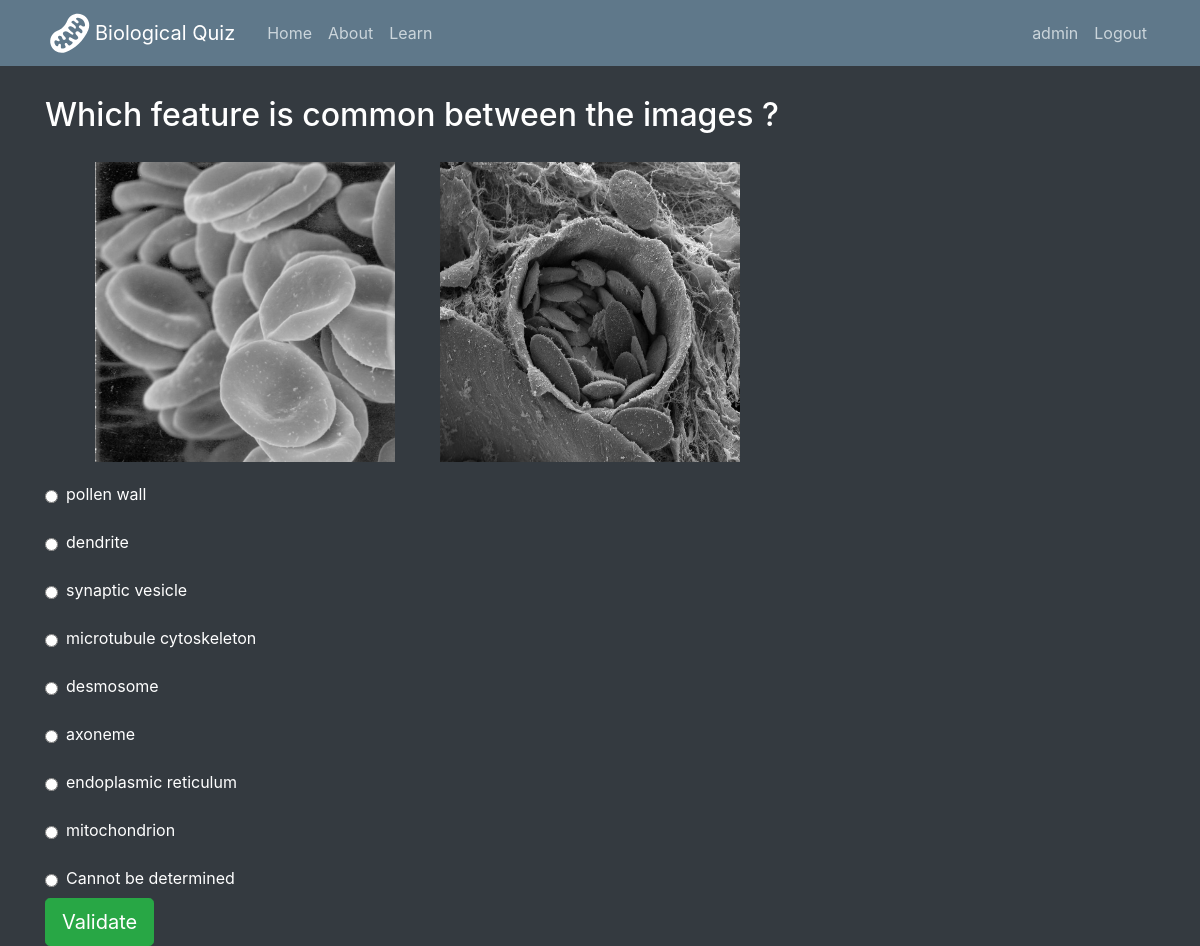
The app's page /all_questions_test/component/ (signed in) with its own data.
### quizzbioApp/models.py (models this page shows)
class Question(models.Model):                    # model - class    - table
    question = models.CharField(max_length=255, null=True, blank=True)
    type = models.CharField(max_length=255, null=True, blank=True)
    category = models.CharField(max_length=255, null=True, blank=True)  # field - instance - row
    imageField = models.CharField(max_length=255, null=True, blank=True)  # field - instance - row
    points = models.IntegerField(null=True, blank=True)  # field - instance - row
    nb_answer = models.IntegerField(null=True, blank=True)  # field - instance - row
    nb_image = models.IntegerField(null=True, blank=True)  # field - instance - row
    def __str__(self):
        return str(self.question)

class Image(models.Model):  # model - class    - table
    image_name = models.ImageField(upload_to="image/", max_length=255, null=True, blank=True)  # field - instance - row
    description = models.CharField(max_length=255, null=True, blank=True)  # field - instance - row
    microscopy = models.CharField(max_length=255, null=True, blank=True)  # field - instance - row
    cell_type = models.CharField(max_length=255, null=True, blank=True)  # field - instance - row
    component = models.CharField(max_length=255, null=True, blank=True)  # field - instance - row
    doi = models.CharField(max_length=255, null=True, blank=True)  # field - instance - row
    organism = models.CharField(max_length=255, null=True, blank=True)  # field - instance - row
    resize_image = ImageSpecField(source='image_name',
                                  processors=[ResizeToFill(300, 300)],
                                  format='JPEG',
                                  options={'quality': 100})
    def __str__(self):
        return str(self.image_name)

class Answer(models.Model):  # model - class - table
    question_id = models.IntegerField(null=True, blank=True)  # field - instance - row
    answer = models.CharField(max_length=255, null=True, blank=True)  # field - instance - row
    definition = models.CharField(max_length=255, null=True, blank=True)  # field - instance - row
    def __str__(self):
        return str(self.answer)

### quizzbioApp/views.py (the view)
# urls.py: path("all_questions_test/component/", views.component, name='quizzbio-all_component'),
def component(request, image_num=None, answer_id=None, nb_quest=None, score=None):
    nb_image_display = 2
    image_source, image_pk, type_img, answer_list = [], [], [], []
    user_response, quest = 'undetermined', "Question Error"
    end_the_test = None
    if not image_num:
        score = 0
    score = int(score)
    if not nb_quest:
        nb_quest = 0
    if int(nb_quest) == 10:
        end_the_test = 'end_the_test'
    quiz_type = request.path.split('/')[1]
    if quiz_type == 'quick_test':
        random_num = random.randint(1, 118)
        display_images_output = display_images(nb_image_display, image_num, random_num)
    else:
        if image_num:
            display_images_output = display_images(nb_image_display, image_num)
        else:
            display_images_output = display_images(nb_image_display)
    image_source = display_images_output[0]
    image_pk = display_images_output[1]
    type_img = display_images_output[2]
    if request.method == 'GET':
        if answer_id:
            get_resp = get_response(type_img, score, answer_id)
        else:
            get_resp = get_response(type_img, score)
    score = get_resp[0]
    for q in Question.objects.all():
        if q.pk == 2:
            quest = q
    for a in Answer.objects.all():
        if a.pk > 4:
            answer_list.append(a)
    context = {'images': Image.objects.all(),
               'image_src': image_source,
               'image_nb': 2,
               'pk_image': image_pk,
               'quest': quest,
               'answers': answer_list,
               'nb_quest': nb_quest,
               'score': score,
               'end_the_test': end_the_test}
    return render(request, 'questions/questions.html', context)

### quizzbioApp/views.py (called while the page is built, shortened)
def get_response(micro_type_img, score, answer_id=None):
    user_response = 'undetermined'
    good_response = None
    answer_list = []
    return score, good_response, user_response

### quizzbioApp/templates/questions/questions.html (shortened to what this page needs)
{% extends "quizzbioApp/base.html" %}
{% load static %}
{% block content %}
<form methode="POST">
    {% if pk_image.0 == 121 or end_the_test == 'end_the_test' %}
        <div class="submit">
            <button type="button" class="btn btn-success btn-lg" onclick="endTheTest();">End the test</button>
        </div>
    {% else %}
        <h2> {{ quest }} </h2>
            <div>
                {% if image_nb == 2 %}
                    <img id='microscopy_img' width="300" height="300" style="margin:20px 20px 20px 50px;" alt="Image description" src="{% static image_src.0 %}"/>
                    <img id='microscopy_img' width="300" height="300" alt="Image description" style="margin:20px 20px 20px 20px;" src="{% static image_src.1 %}"/>
                {% endif %}
            </div>
        <div class="flex-container">
        {% for a in answers %}
            <p>
                <label type="button">
                    <input class="btn btn-primary btn-lg" style="margin-right:8px;" type="radio" value='radiobut' name={{image_nb}} id={{ a.pk }} autocomplete="off">{{ a }}</input>
                </label>
            </p>
        {% endfor %}
        <div>
            <label type="button">
                <input class="btn btn-primary btn-lg" style="margin-right:8px;" type="radio" value='radiobut' name={{image_nb}} id='undetermined' autocomplete="off">Cannot be determined</input>
            </label>
        </div>
        <div class="submit">
            <button type="button" class="btn btn-success btn-lg" onclick="displayNextImage();" id={{ pk_image }}>Validate</button>
        </div>
        </div>
    {% endif %}
</form>
{% endblock content %}

### quizzbioApp/templates/quizzbioApp/base.html (shortened to what this page needs)
{% load static %}
<!DOCTYPE html>
<html>
<head>
    <link rel="stylesheet" href="https://maxcdn.bootstrapcdn.com/bootstrap/4.0.0/css/bootstrap.min.css">
    <link rel="stylesheet" type="text/css" href="{% static 'quizzbioApp/main.css' %}">
</head>
<body>
    <body class="p-3 mb-2 bg-dark text-white">
    <header class="site-header">
      <nav class="navbar navbar-expand-md navbar-dark bg-steel fixed-top">
        <div class="container">
         <div class="collapse navbar-collapse" id="navbarToggle">
          <a href="#" class="pull-left"><img src="/static/logo/logo_django_m2.svg" width="50" height="50"></a>
          <a class="navbar-brand mr-4" href="/"> Biological Quiz </a>
          <div class="collapse navbar-collapse" id="navbarToggle">
            <div class="navbar-nav mr-auto">
              <a class="nav-item nav-link" href="{% url 'quizzbio-home' %}">Home</a>
              <a class="nav-item nav-link" href="{% url 'quizzbio-about' %}">About</a>
              <a class="nav-item nav-link" href="{% url 'quizzbio-learn' %}">Learn</a>
            </div>
            <div class="navbar-nav">
            {% if request.user.is_authenticated %}
                <a class="nav-item nav-link" href="{% url 'quizzbio-profile' %}">{{ request.user }}</a>
                <a class="nav-item nav-link" href="{% url 'quizzbio-logout' %}">Logout</a>
            {% else %}
                <a class="nav-item nav-link" href="{% url 'quizzbio-login' %}">Login</a>
                <a class="nav-item nav-link" href="{% url 'quizzbio-register' %}">Register</a>
            {% endif %}
            </div>
          </div>
        </div>
      </nav>
    </header>
    <main role="main" class="container">
            {% block content %}{% endblock %}
    </main>
</body>
</html>

### quizzbioApp/static/quizzbioApp/main.css (style rules this page uses)
body { background: #fafafa; color: #ffffff; margin-top: 5rem; }
h1, h2, h3, h4, h5 { color: #ffffff; }
main { color: #ffffff; }
.bg-steel { background-color: #5f788a; }
.site-header .navbar-nav .nav-link { color: #cbd5db; }
body, html { width: 100%; height: 100%; }
body { background-color: #f9f9fa }

### records on screen
Question: question "Which feature is common between the images ?"
Image: image_name (picture)
Image: image_name (picture)
Answer: answer "pollen wall"
Answer: answer "dendrite"
Answer: answer "synaptic vesicle"
Answer: answer "microtubule cytoskeleton"
Answer: answer "desmosome"
Answer: answer "axoneme"
Answer: answer "endoplasmic reticulum"
Answer: answer "mitochondrion"

### other values on screen
{{ request.user }} "admin"
